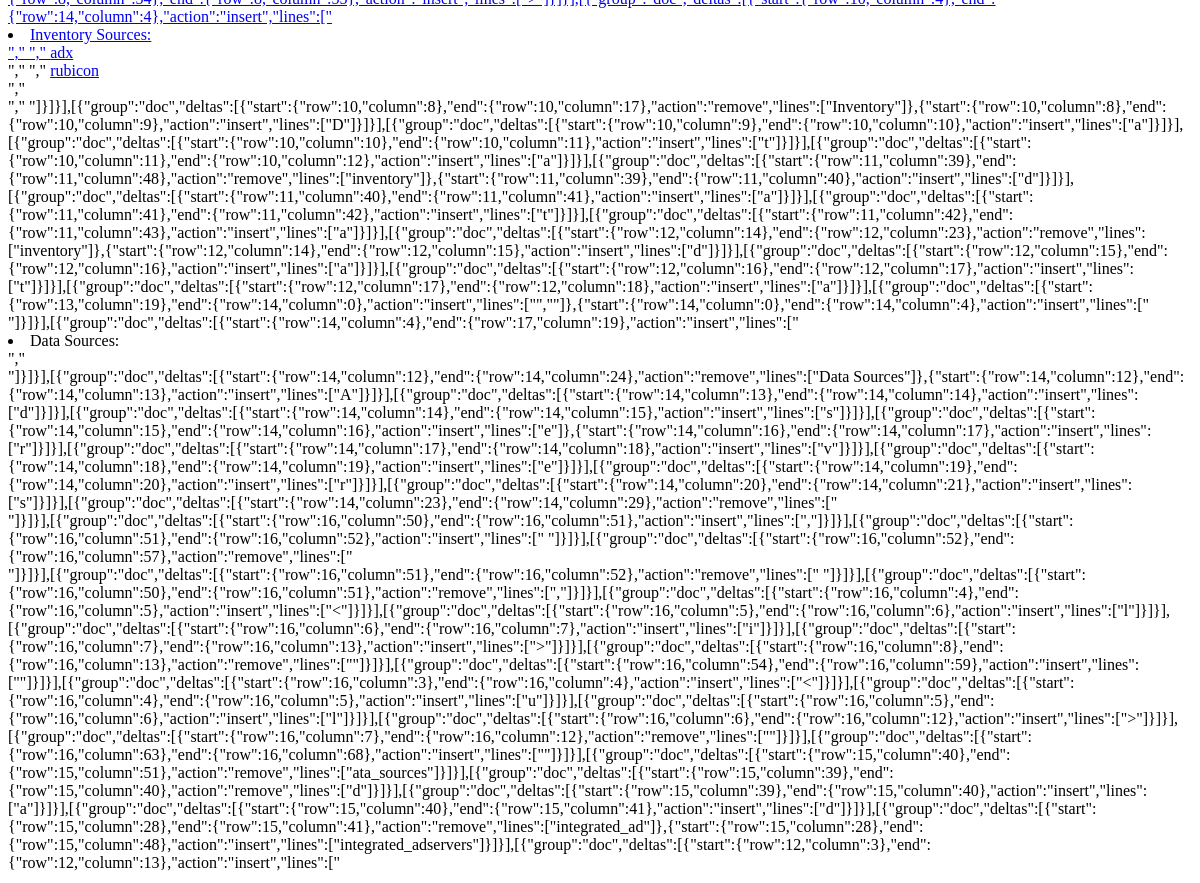
The page /2/ (middle part) on the database as committed earlier.
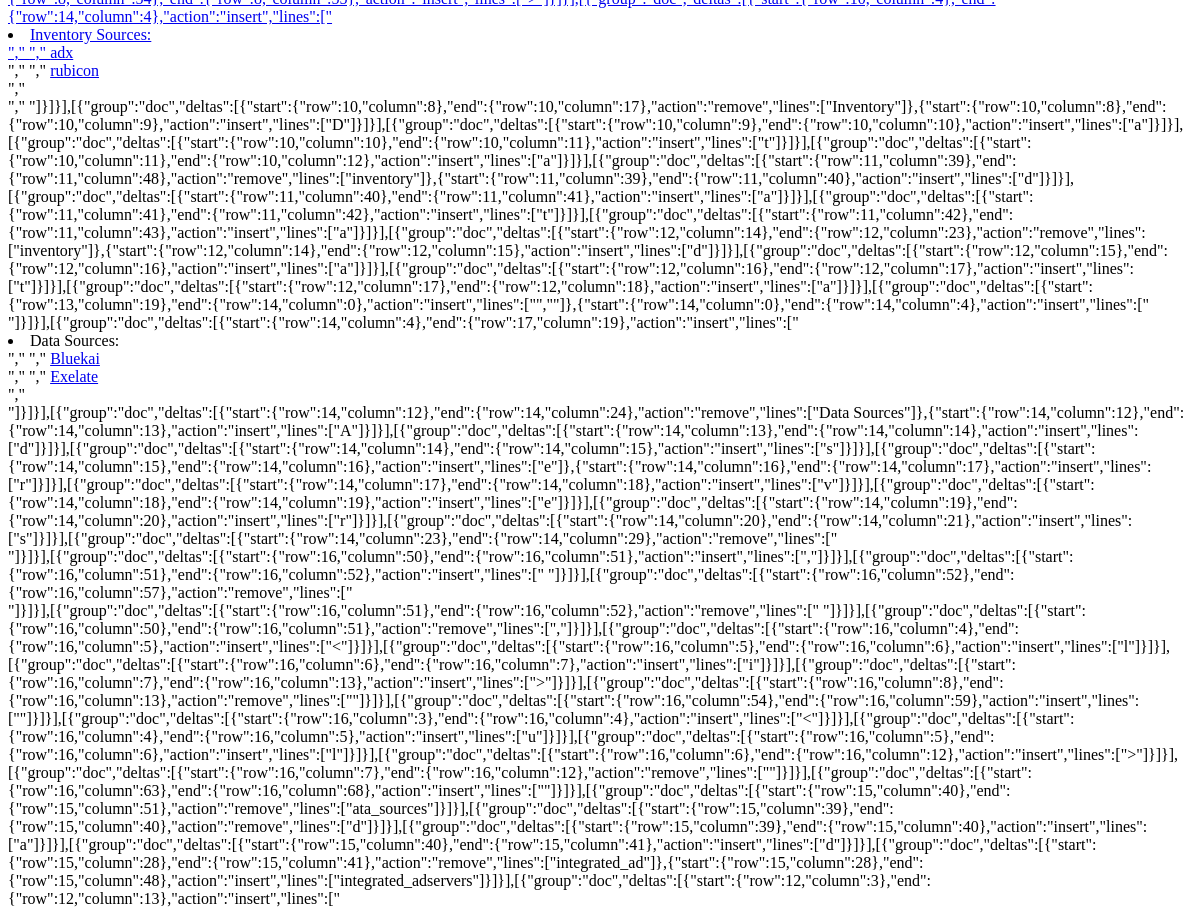
The same page on the database as committed later.
### vendors/models.py (models this page shows)
class Inventory(models.Model):
    inventory_name = models.CharField(max_length=200)
    def __str__(self):
        return self.inventory_name
    class Meta:
        verbose_name_plural = "Inventory Sources"
        verbose_name = "Inventory Source"

class Data_Source(models.Model):
    data_source_name = models.CharField(max_length=200)
    def __str__(self):
        return self.data_source_name
    class Meta:
        verbose_name_plural = "Data Sources"
        verbose_name = "Data Source"

### vendors/views.py (the view)
# urls.py: url(r'^(?P<pk>\d+)/$', views.VendorDetailView.as_view(), name='detail'),
class VendorDetailView(generic.DetailView):
    model = Vendor
    template_name = 'vendors/detail.html'

### .c9/metadata/workspace/vendors/templates/vendors/detail.html (shortened to what the changed rows need)
<a href=\"/inventory/{{source.id }}/\"><li>Inventory Sources: <br />","    {% for source in vendor.integrated_inventory_sources.all %}","    <a href=\"/inventory/{{source.id }}/\">{{source}}</a>","    {%endfor%}</li>","    "]}]}],[{"group":"doc","deltas":[{"start":{"row":10,"column":8},"end":{"row":10,"column":17},"action":"remove","lines":["Inventory"]},{"start":{"row":10,"column":8},"end":{"row":10,"column":9},"action":"insert","lines":["D"]}]}],[{"group":"doc","deltas":[{"start":{"row":10,"column":9},"end":{"row":10,"column":10},"action":"insert","lines":["a"]}]}],[{"group":"doc","deltas":[{"start":{"row":10,"column":10},"end":{"row":10,"column":11},"action":"insert","lines":["t"]}]}],[{"group":"doc","deltas":[{"start":{"row":10,"column":11},"end":{"row":10,"column":12},"action":"insert","lines":["a"]}]}],[{"group":"doc","deltas":[{"start":{"row":11,"column":39},"end":{"row":11,"column":48},"action":"remove","lines":["inventory"]},{"start":{"row":11,"column":39},"end":{"row":11,"column":40},"action":"insert","lines":["d"]}]}],[{"group":"doc","deltas":[{"start":{"row":11,"column":40},"end":{"row":11,"column":41},"action":"insert","lines":["a"]}]}],[{"group":"doc","deltas":[{"start":{"row":11,"column":41},"end":{"row":11,"column":42},"action":"insert","lines":["t"]}]}],[{"group":"doc","deltas":[{"start":{"row":11,"column":42},"end":{"row":11,"column":43},"action":"insert","lines":["a"]}]}],[{"group":"doc","deltas":[{"start":{"row":12,"column":14},"end":{"row":12,"column":23},"action":"remove","lines":["inventory"]},{"start":{"row":12,"column":14},"end":{"row":12,"column":15},"action":"insert","lines":["d"]}]}],[{"group":"doc","deltas":[{"start":{"row":12,"column":15},"end":{"row":12,"column":16},"action":"insert","lines":["a"]}]}],[{"group":"doc","deltas":[{"start":{"row":12,"column":16},"end":{"row":12,"column":17},"action":"insert","lines":["t"]}]}],[{"group":"doc","deltas":[{"start":{"row":12,"column":17},"end":{"row":12,"column":18},"action":"insert","lines":["a"]}]}],[{"group":"doc","deltas":[{"start":{"row":13,"column":19},"end":{"row":14,"column":0},"action":"insert","lines":["",""]},{"start":{"row":14,"column":0},"end":{"row":14,"column":4},"action":"insert","lines":["    "]}]}],[{"group":"doc","deltas":[{"start":{"row":14,"column":4},"end":{"row":17,"column":19},"action":"insert","lines":["    <li>Data Sources: <br />","    {% for source in vendor.integrated_data_sources.all %}","    <a href=\"/data/{{source.id }}/\">{{source}}</a>","    {%endfor%}</li>"]}]}],[{"group":"doc","deltas":[{"start":{"row":14,"column":12},"end":{"row":14,"column":24},"action":"remove","lines":["Data Sources"]},{"start":{"row":14,"column":12},"end":{"row":14,"column":13},"action":"insert","lines":["A"]}]}],[{"group":"doc","deltas":[{"start":{"row":14,"column":13},"end":{"row":14,"column":14},"action":"insert","lines":["d"]}]}],[{"group":"doc","deltas":[{"start":{"row":14,"column":14},"end":{"row":14,"column":15},"action":"insert","lines":["s"]}]}],[{"group":"doc","deltas":[{"start":{"row":14,"column":15},"end":{"row":14,"column":16},"action":"insert","lines":["e"]},{"start":{"row":14,"column":16},"end":{"row":14,"column":17},"action":"insert","lines":["r"]}]}],[{"group":"doc","deltas":[{"start":{"row":14,"column":17},"end":{"row":14,"column":18},"action":"insert","lines":["v"]}]}],[{"group":"doc","deltas":[{"start":{"row":14,"column":18},"end":{"row":14,"column":19},"action":"insert","lines":["e"]}]}],[{"group":"doc","deltas":[{"start":{"row":14,"column":19},"end":{"row":14,"column":20},"action":"insert","lines":["r"]}]}],[{"group":"doc","deltas":[{"start":{"row":14,"column":20},"end":{"row":14,"column":21},"action":"insert","lines":["s"]}]}],[{"group":"doc","deltas":[{"start":{"row":14,"column":23},"end":{"row":14,"column":29},"action":"remove","lines":["<br />"]}]}],[{"group":"doc","deltas":[{"start":{"row":16,"column":50},"end":{"row":16,"column":51},"action":"insert","lines":[","]}]}],[{"group":"doc","deltas":[{"start":{"row":16,"column":51},"end":{"row":16,"column":52},"action":"insert","lines":[" "]}]}],[{"group":"doc","deltas":[{"start":{"row":16,"column":52},"end":{"row":16,"column":57},"action":"remove","lines":[""]}]}],[{"group":"doc","deltas":[{"start":{"row":16,"column":51},"end":{"row":16,"column":52},"action":"remove","lines":[" "]}]}],[{"group":"doc","deltas":[{"start":{"row":16,"column":50},"end":{"row":16,"column":51},"action":"remove","lines":[","]}]}],[{"group":"doc","deltas":[{"start":{"row":16,"column":4},"end":{"row":16,"column":5},"action":"insert","lines":["<"]}]}],[{"group":"doc","deltas":[{"start":{"row":16,"column":5},"end":{"row":16,"column":6},"action":"insert","lines":["l"]}]}],[{"group":"doc","deltas":[{"start":{"row":16,"column":6},"end":{"row":16,"column":7},"action":"insert","lines":["i"]}]}],[{"group":"doc","deltas":[{"start":{"row":16,"column":7},"end":{"row":16,"column":13},"action":"insert","lines":[">"]}]}],[{"group":"doc","deltas":[{"start":{"row":16,"column":8},"end":{"row":16,"column":13},"action":"remove","lines":[""]}]}],[{"group":"doc","deltas":[{"start":{"row":16,"column":54},"end":{"row":16,"column":59},"action":"insert","lines":[""]}]}],[{"group":"doc","deltas":[{"start":{"row":16,"column":3},"end":{"row":16,"column":4},"action":"insert","lines":["<"]}]}],[{"group":"doc","deltas":[{"start":{"row":16,"column":4},"end":{"row":16,"column":5},"action":"insert","lines":["u"]}]}],[{"group":"doc","deltas":[{"start":{"row":16,"column":5},"end":{"row":16,"column":6},"action":"insert","lines":["l"]}]}],[{"group":"doc","deltas":[{"start":{"row":16,"column":6},"end":{"row":16,"column":12},"action":"insert","lines":[">"]}]}],[{"group":"doc","deltas":[{"start":{"row":16,"column":7},"end":{"row":16,"column":12},"action":"remove","lines":[""]}]}],[{"group":"doc","deltas":[{"start":{"row":16,"column":63},"end":{"row":16,"column":68},"action":"insert","lines":[""]}]}],[{"group":"doc","deltas":[{"start":{"row":15,"column":40},"end":{"row":15,"column":51},"action":"remove","lines":["ata_sources"]}]}],[{"group":"doc","deltas":[{"start":{"row":15,"column":39},"end":{"row":15,"column":40},"action":"remove","lines":["d"]}]}],[{"group":"doc","deltas":[{"start":{"row":15,"column":39},"end":{"row":15,"column":40},"action":"insert","lines":["a"]}]}],[{"group":"doc","deltas":[{"start":{"row":15,"column":40},"end":{"row":15,"column":41},"action":"insert","lines":["d"]}]}],[{"group":"doc","deltas":[{"start":{"row":15,"column":28},"end":{"row":15,"column":41},"action":"remove","lines":["integrated_ad"]},{"start":{"row":15,"column":28},"end":{"row":15,"column":48},"action":"insert","lines":["integrated_adservers"]}]}],[{"group":"doc","deltas":[{"start":{"row":12,"column":3},"end":{"row":12,"column":13},"action":"insert","lines":["

Rows that differ between the two databases and show on the page:
added Data_Source: data_source_name "Bluekai"
added Data_Source: data_source_name "Exelate"
